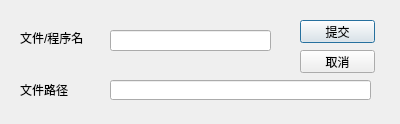
<?xml version="1.0" encoding="UTF-8"?>
<ui version="4.0">
 <class>AddProDialog</class>
 <widget class="QDialog" name="AddProDialog">
  <property name="geometry">
   <rect>
    <x>0</x>
    <y>0</y>
    <width>400</width>
    <height>124</height>
   </rect>
  </property>
  <property name="windowTitle">
   <string>Dialog</string>
  </property>
  <widget class="QLineEdit" name="proNameEdit">
   <property name="geometry">
    <rect>
     <x>110</x>
     <y>30</y>
     <width>161</width>
     <height>21</height>
    </rect>
   </property>
  </widget>
  <widget class="QLineEdit" name="proPathEdit">
   <property name="geometry">
    <rect>
     <x>110</x>
     <y>80</y>
     <width>261</width>
     <height>20</height>
    </rect>
   </property>
  </widget>
  <widget class="QLabel" name="label">
   <property name="geometry">
    <rect>
     <x>20</x>
     <y>30</y>
     <width>81</width>
     <height>16</height>
    </rect>
   </property>
   <property name="text">
    <string>文件/程序名</string>
   </property>
  </widget>
  <widget class="QLabel" name="label_3">
   <property name="geometry">
    <rect>
     <x>20</x>
     <y>80</y>
     <width>54</width>
     <height>20</height>
    </rect>
   </property>
   <property name="text">
    <string>文件路径</string>
   </property>
  </widget>
  <widget class="QPushButton" name="commitButton">
   <property name="geometry">
    <rect>
     <x>300</x>
     <y>20</y>
     <width>75</width>
     <height>23</height>
    </rect>
   </property>
   <property name="text">
    <string>提交</string>
   </property>
  </widget>
  <widget class="QPushButton" name="cancleButton">
   <property name="geometry">
    <rect>
     <x>300</x>
     <y>50</y>
     <width>75</width>
     <height>23</height>
    </rect>
   </property>
   <property name="text">
    <string>取消</string>
   </property>
  </widget>
 </widget>
 <resources/>
 <connections/>
</ui>
